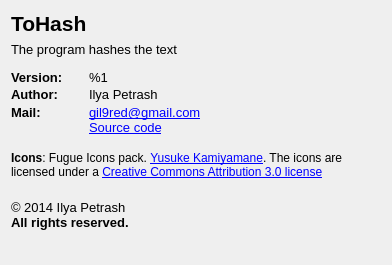
<?xml version="1.0" encoding="UTF-8"?>
<ui version="4.0">
 <class>About</class>
 <widget class="QDialog" name="About">
  <property name="geometry">
   <rect>
    <x>0</x>
    <y>0</y>
    <width>392</width>
    <height>265</height>
   </rect>
  </property>
  <property name="windowTitle">
   <string>About program</string>
  </property>
  <layout class="QVBoxLayout" name="verticalLayout">
   <item>
    <widget class="QLabel" name="labelName">
     <property name="text">
      <string notr="true">&lt;html&gt;&lt;head/&gt;&lt;body&gt;&lt;p&gt;&lt;span style=&quot; font-size:16pt; font-weight:600;&quot;&gt;ToHash&lt;/span&gt;&lt;/p&gt;&lt;/body&gt;&lt;/html&gt;</string>
     </property>
     <property name="textInteractionFlags">
      <set>Qt::LinksAccessibleByMouse|Qt::TextSelectableByMouse</set>
     </property>
    </widget>
   </item>
   <item>
    <widget class="QLabel" name="labelDescription">
     <property name="text">
      <string>&lt;html&gt;&lt;head/&gt;&lt;body&gt;&lt;p&gt;&lt;span style=&quot; font-size:10pt;&quot;&gt;The program hashes the text&lt;/span&gt;&lt;/p&gt;&lt;/body&gt;&lt;/html&gt;</string>
     </property>
     <property name="alignment">
      <set>Qt::AlignLeading|Qt::AlignLeft|Qt::AlignVCenter</set>
     </property>
     <property name="textInteractionFlags">
      <set>Qt::LinksAccessibleByMouse|Qt::TextSelectableByMouse</set>
     </property>
    </widget>
   </item>
   <item>
    <spacer name="verticalSpacer_2">
     <property name="orientation">
      <enum>Qt::Vertical</enum>
     </property>
     <property name="sizeType">
      <enum>QSizePolicy::Fixed</enum>
     </property>
     <property name="sizeHint" stdset="0">
      <size>
       <width>20</width>
       <height>7</height>
      </size>
     </property>
    </spacer>
   </item>
   <item>
    <layout class="QHBoxLayout" name="horizontalLayout_2">
     <item>
      <layout class="QGridLayout" name="gridLayout">
       <property name="verticalSpacing">
        <number>0</number>
       </property>
       <item row="0" column="2">
        <widget class="QLabel" name="labelVersion">
         <property name="text">
          <string>&lt;html&gt;&lt;head/&gt;&lt;body&gt;&lt;p&gt;&lt;span style=&quot; font-size:10pt;&quot;&gt;%1&lt;/span&gt;&lt;/p&gt;&lt;/body&gt;&lt;/html&gt;</string>
         </property>
         <property name="alignment">
          <set>Qt::AlignLeading|Qt::AlignLeft|Qt::AlignVCenter</set>
         </property>
         <property name="textInteractionFlags">
          <set>Qt::LinksAccessibleByMouse|Qt::TextSelectableByMouse</set>
         </property>
        </widget>
       </item>
       <item row="1" column="1">
        <spacer name="horizontalSpacer_2">
         <property name="orientation">
          <enum>Qt::Horizontal</enum>
         </property>
         <property name="sizeType">
          <enum>QSizePolicy::Fixed</enum>
         </property>
         <property name="sizeHint" stdset="0">
          <size>
           <width>20</width>
           <height>20</height>
          </size>
         </property>
        </spacer>
       </item>
       <item row="2" column="2">
        <widget class="QLabel" name="labelEmail">
         <property name="text">
          <string notr="true">&lt;html&gt;&lt;head/&gt;&lt;body&gt;&lt;p&gt;&lt;a href=&quot;gil9red@gmail.com&quot;&gt;&lt;span style=&quot; font-size:10pt; text-decoration: underline; color:#0000ff;&quot;&gt;gil9red@gmail.com&lt;/span&gt;&lt;/a&gt;&lt;/p&gt;&lt;/body&gt;&lt;/html&gt;</string>
         </property>
         <property name="openExternalLinks">
          <bool>true</bool>
         </property>
         <property name="textInteractionFlags">
          <set>Qt::LinksAccessibleByMouse|Qt::TextSelectableByMouse</set>
         </property>
        </widget>
       </item>
       <item row="2" column="0">
        <widget class="QLabel" name="labelTextMail">
         <property name="text">
          <string>&lt;html&gt;&lt;head/&gt;&lt;body&gt;&lt;p&gt;&lt;span style=&quot; font-size:10pt; font-weight:600;&quot;&gt;Mail:&lt;/span&gt;&lt;/p&gt;&lt;/body&gt;&lt;/html&gt;</string>
         </property>
         <property name="textInteractionFlags">
          <set>Qt::LinksAccessibleByMouse|Qt::TextSelectableByMouse</set>
         </property>
        </widget>
       </item>
       <item row="1" column="0">
        <widget class="QLabel" name="labelTextAuthor">
         <property name="text">
          <string>&lt;html&gt;&lt;head/&gt;&lt;body&gt;&lt;p&gt;&lt;span style=&quot; font-size:10pt; font-weight:600;&quot;&gt;Author:&lt;/span&gt;&lt;/p&gt;&lt;/body&gt;&lt;/html&gt;</string>
         </property>
         <property name="textInteractionFlags">
          <set>Qt::LinksAccessibleByMouse|Qt::TextSelectableByMouse</set>
         </property>
        </widget>
       </item>
       <item row="1" column="2">
        <widget class="QLabel" name="labelAuthor">
         <property name="text">
          <string>&lt;html&gt;&lt;head/&gt;&lt;body&gt;&lt;p&gt;&lt;span style=&quot; font-size:10pt;&quot;&gt;Ilya Petrash&lt;/span&gt;&lt;/p&gt;&lt;/body&gt;&lt;/html&gt;</string>
         </property>
         <property name="textInteractionFlags">
          <set>Qt::LinksAccessibleByMouse|Qt::TextSelectableByMouse</set>
         </property>
        </widget>
       </item>
       <item row="0" column="0">
        <widget class="QLabel" name="labelTextVersion">
         <property name="text">
          <string>&lt;html&gt;&lt;head/&gt;&lt;body&gt;&lt;p&gt;&lt;span style=&quot; font-size:10pt; font-weight:600;&quot;&gt;Version:&lt;/span&gt;&lt;/p&gt;&lt;/body&gt;&lt;/html&gt;</string>
         </property>
         <property name="textInteractionFlags">
          <set>Qt::LinksAccessibleByMouse|Qt::TextSelectableByMouse</set>
         </property>
        </widget>
       </item>
       <item row="3" column="2">
        <widget class="QLabel" name="labelSourceCode">
         <property name="text">
          <string>&lt;html&gt;&lt;head/&gt;&lt;body&gt;&lt;p&gt;&lt;a href=&quot;https://github.com/gil9red/ToHash&quot;&gt;&lt;span style=&quot; font-size:10pt; text-decoration: underline; color:#0000ff;&quot;&gt;Source code&lt;/span&gt;&lt;/a&gt;&lt;/p&gt;&lt;/body&gt;&lt;/html&gt;</string>
         </property>
         <property name="openExternalLinks">
          <bool>true</bool>
         </property>
         <property name="textInteractionFlags">
          <set>Qt::LinksAccessibleByMouse|Qt::TextSelectableByMouse</set>
         </property>
        </widget>
       </item>
      </layout>
     </item>
     <item>
      <spacer name="horizontalSpacer">
       <property name="orientation">
        <enum>Qt::Horizontal</enum>
       </property>
       <property name="sizeHint" stdset="0">
        <size>
         <width>40</width>
         <height>20</height>
        </size>
       </property>
      </spacer>
     </item>
    </layout>
   </item>
   <item>
    <spacer name="verticalSpacer_5">
     <property name="orientation">
      <enum>Qt::Vertical</enum>
     </property>
     <property name="sizeType">
      <enum>QSizePolicy::Fixed</enum>
     </property>
     <property name="sizeHint" stdset="0">
      <size>
       <width>20</width>
       <height>10</height>
      </size>
     </property>
    </spacer>
   </item>
   <item>
    <widget class="QLabel" name="labelIcons">
     <property name="text">
      <string>&lt;html&gt;&lt;head/&gt;&lt;body&gt;&lt;p&gt;&lt;span style=&quot; font-weight:600;&quot;&gt;Icons&lt;/span&gt;: Fugue Icons pack. &lt;a href=&quot;http://p.yusukekamiyamane.com/&quot;&gt;&lt;span style=&quot; text-decoration: underline; color:#0000ff;&quot;&gt;Yusuke Kamiyamane&lt;/span&gt;&lt;/a&gt;. The icons are licensed under a &lt;a href=&quot;http://creativecommons.org/licenses/by/3.0&quot;&gt;&lt;span style=&quot; text-decoration: underline; color:#0000ff;&quot;&gt;Creative Commons Attribution 3.0 license&lt;/span&gt;&lt;/a&gt;&lt;/p&gt;&lt;/body&gt;&lt;/html&gt;</string>
     </property>
     <property name="wordWrap">
      <bool>true</bool>
     </property>
     <property name="openExternalLinks">
      <bool>true</bool>
     </property>
     <property name="textInteractionFlags">
      <set>Qt::LinksAccessibleByMouse|Qt::TextSelectableByMouse</set>
     </property>
    </widget>
   </item>
   <item>
    <spacer name="verticalSpacer_3">
     <property name="orientation">
      <enum>Qt::Vertical</enum>
     </property>
     <property name="sizeType">
      <enum>QSizePolicy::Fixed</enum>
     </property>
     <property name="sizeHint" stdset="0">
      <size>
       <width>20</width>
       <height>15</height>
      </size>
     </property>
    </spacer>
   </item>
   <item>
    <widget class="QLabel" name="labelCopyright">
     <property name="text">
      <string>&lt;html&gt;&lt;head/&gt;&lt;body&gt;&lt;p&gt;&lt;span style=&quot; font-size:10pt;&quot;&gt;© 2014 Ilya Petrash&lt;br/&gt;&lt;/span&gt;&lt;span style=&quot; font-size:10pt; font-weight:600;&quot;&gt;All rights reserved.&lt;/span&gt;&lt;/p&gt;&lt;/body&gt;&lt;/html&gt;</string>
     </property>
     <property name="textInteractionFlags">
      <set>Qt::LinksAccessibleByMouse|Qt::TextSelectableByMouse</set>
     </property>
    </widget>
   </item>
   <item>
    <spacer name="verticalSpacer">
     <property name="orientation">
      <enum>Qt::Vertical</enum>
     </property>
     <property name="sizeHint" stdset="0">
      <size>
       <width>20</width>
       <height>40</height>
      </size>
     </property>
    </spacer>
   </item>
  </layout>
 </widget>
 <resources/>
 <connections/>
</ui>
